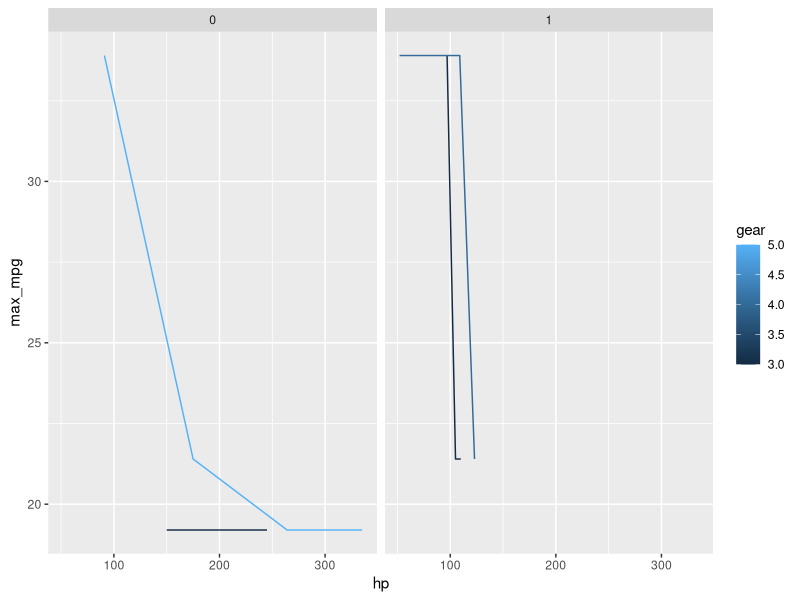
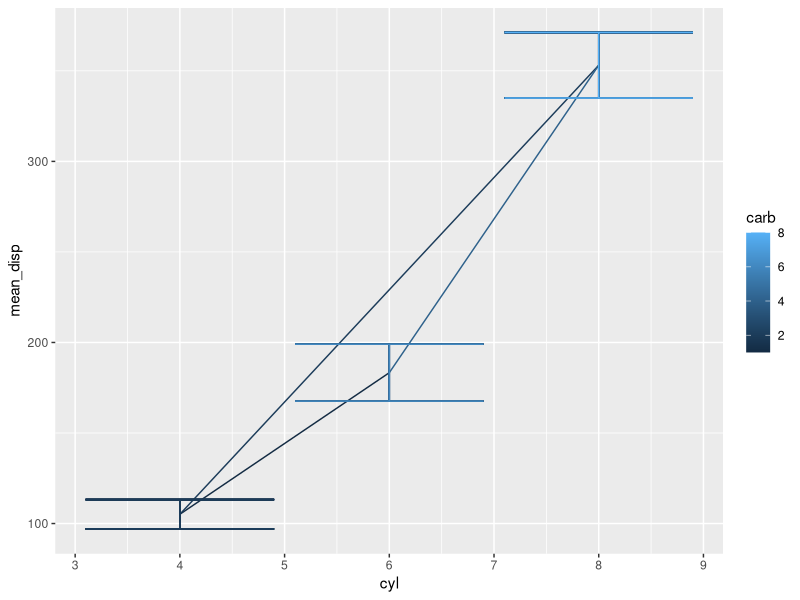

Here is the R script that generated these plots, in order:
library(tidyverse)
library(plotrix)
data("mtcars")
glimpse(mtcars)

mtcarsGroup = mtcars %>% group_by(cyl) %>%
  mutate(mean_disp = mean(disp),
            max_mpg = max(mpg),
         std_error = std.error(disp))

# plot max_mpg
ggplot(mtcarsGroup, aes(x = hp, y = max_mpg, color = gear, group = gear)) +
  geom_line() +
  facet_wrap(~vs)

# plog mean_disp
ggplot(mtcarsGroup) +
  geom_line(aes(x = cyl, y = mean_disp, color = carb, group = carb)) +
  geom_errorbar(aes(x = cyl, ymin = mean_disp - std_error, ymax = mean_disp + std_error, color = carb, group = carb))
  